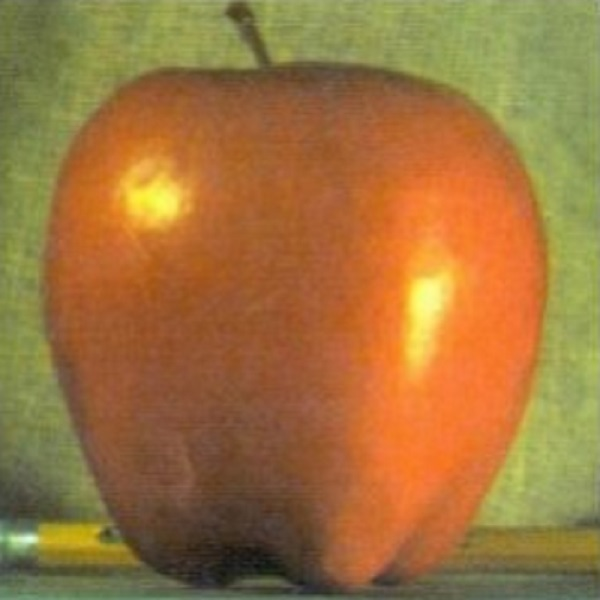
#> input picture ex3/apple.jpg, 600 x 600 px
$ python ex3.py
#> lines starting #> are read from the running program, lines starting #| are printed output that depends on the picture; after the words box and inside, x2 and y2 are one past the last pixel; in counts of white or black regions, pixels touching at a corner belong together; pictures that were not available may be replaced by others from this repository, and a replacement may not be noted

import numpy as np
import matplotlib.pyplot as plt
from PIL import Image
import scipy.signal


def blur_image(image ,kernel):
    row_blured = np.array(scipy.signal.convolve2d(image,kernel,mode="same" , boundary="symm"),dtype=np.float32)
    blured_image = np.array(scipy.signal.convolve2d(row_blured,kernel.T,mode="same" , boundary="symm"),dtype=np.float32)
    return blured_image


def blur_and_shrink(image,kernel=np.array([[1,2,1]])*(0.25)):
    image = np.array(image)
    blured_image = np.array(blur_image(image,kernel))
    return np.array(blured_image[::2,::2])

def blur_rgb_image_and_shrink(image):
    image = np.array(image)
    new_image_shape= (image.shape[0]//2,image.shape[1]//2,image.shape[2])
    new_image = np.zeros(new_image_shape)
    for color in range(3):
        new_image[:,:,color] =np.array(blur_and_shrink(image[:,:,color]))


    return np.array(new_image)

def resize_image(image , size ):
    new_image = np.zeros(size)
    for color in range(size[2]):
        new_image[:,:,color] = np.array(Image.fromarray(image[:,:,color]).resize((size[0],size[1])))
    return new_image

def expend_image(image):
    new_image = np.zeros((image.shape[0]*2,image.shape[1]*2,3))
    for color in range(3):
        array = np.zeros((image.shape[0]*2,image.shape[1]*2))
        array[::2,::2] = image[:,:,color]
        new_image[:,:,color] = array
    return new_image

def blur_expend(image):
    kernel = np.array([0.5,1,0.5])
    for color in range(len(np.array(image).shape)):
        array = np.array(image[:,:,color])
        for row in range(len(image)):
                array[row] = np.convolve(array[row], kernel ,"same")
        array = np.transpose(array)
        for row in range(len(image)):
                array[row] = np.convolve(array[row], kernel ,"same")
        image[:,:,color] = np.transpose(array)
    return image

def expend_and_blur(image):
    image = expend_image(image)
    image = blur_expend(image)
    return np.array(image)

def merge_pyramids(pyramid1 , pyramid2 , mask_gausian_pyramid):
    laplacian_pyramid_merged_image = []
    laplacian_pyramid_image1 = pyramid1
    laplacian_pyramid_image2 = pyramid2
    for k in range(len(laplacian_pyramid_image1)):
        a = laplacian_pyramid_image1[k]
        b  = laplacian_pyramid_image2[k]
        mask = mask_gausian_pyramid[k]
        image = np.zeros(a.shape)
        image = mask*b + (1-mask)*a
        laplacian_pyramid_merged_image.append(image)

    return laplacian_pyramid_merged_image

def mask_blur(image,kernel=np.array([[1.0,2,1.0]])*0.25):
    new_image = np.zeros((image.shape[0]//2,image.shape[1]//2,image.shape[2]), dtype=np.float32)
    for color in range(image.shape[2]):
        new_image[:,:,color] = np.array(blur_and_shrink(image[:,:,color],kernel),dtype=np.float32)

    return new_image

def create_mask_pyramid(image , level):
#> called with level = 7
    gaussian_pyramid = [image]
    for i in range(level):
        image = np.array(mask_blur(image),dtype=np.float32)
        gaussian_pyramid.append(np.array(image,dtype=np.float32))


    return gaussian_pyramid

def blend_mask(size):
    mask = np.zeros(size).astype(np.float32)
    mask[:,size[1]//2:] = 1.0
    return mask

def create_laplacian_pyramid(image1,level ):
    gaussian_pyramid_image1 = [np.array(image1)]


    laplacian_pyramid_image1 = []
    blured_image1 = image1
    for i in range(level):

        blured_image1 =blur_rgb_image_and_shrink(np.array(image1))
        temp1 = np.array(blured_image1)
        expened_image1 = expend_and_blur(np.array(temp1))
        lalpacian_image1 = np.array(image1) - np.array(expened_image1)


        laplacian_pyramid_image1.append(lalpacian_image1)
        gaussian_pyramid_image1.append(blured_image1)
        image1 = blured_image1


    laplacian_pyramid_image1.append(np.array(blured_image1))


    return laplacian_pyramid_image1


image_size = (1024,1024,3)
mask = blend_mask(image_size)
mask_gausian_pyramid = create_mask_pyramid(mask,7)


image1 = Image.open("apple.jpg")
#> image1 is the input picture: PIL image 600x600 RGB; mean R, G, B 158.6, 116.7, 61.9
image2 = Image.open("orange.jpg")
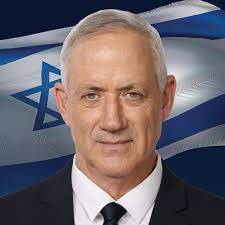
#> input picture ex3/beni.jpeg, 225 x 225 px, given in place of orange.jpg, which was not available
#> image2 is the input picture: PIL image 225x225 RGB; mean R, G, B 110.5, 101.6, 108.9

image1 = image1.resize(image_size[:2])
#> image1: PIL image 1024x1024 RGB
image2 = image2.resize(image_size[:2])
#> image2: PIL image 1024x1024 RGB


laplacian_pyramid_image1= create_laplacian_pyramid(np.array(image1),7)
#> the loop in create_laplacian_pyramid, `for i in range(level): ` made 7 passes
#> pass 1, in blur_and_shrink (call 23), `image = np.array(image)`:
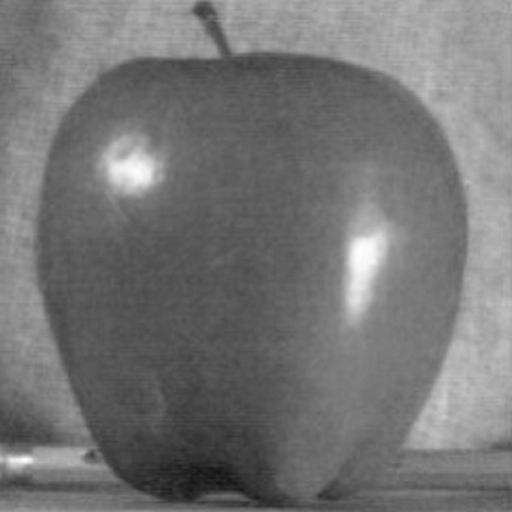
#> image: shape (1024, 1024) (shown at 1/2 size); min 15, max 255, mean 116.7
#> after the loop in create_laplacian_pyramid, `for i in range(level):`: gaussian_pyramid_image1 = 8 items; laplacian_pyramid_image1 = 7 items
#> laplacian_pyramid_image1 = 8 items
laplacian_pyramid_image2= create_laplacian_pyramid(np.array(image2),7)
#> the loop in create_laplacian_pyramid (call 2), `for i in range(level): ` made 7 passes
#> pass 1, in blur_and_shrink (call 44), `image = np.array(image)`:
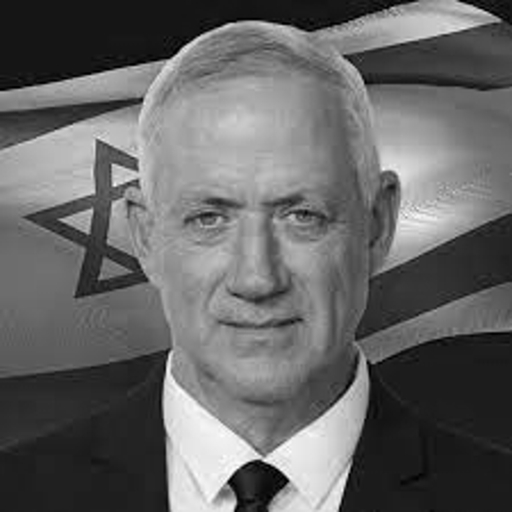
#> image: shape (1024, 1024) (shown at 1/2 size); min 0, max 255, mean 101.6
#> laplacian_pyramid_image2 = 8 items
laplacian_pyramid_merged_image = merge_pyramids(laplacian_pyramid_image1 , laplacian_pyramid_image2 ,mask_gausian_pyramid)
#> the loop in merge_pyramids, `for k in range(len(laplacian_pyramid_image1)):` made 8 passes
#> pass 1, in merge_pyramids, `a = laplacian_pyramid_image1[k]`:
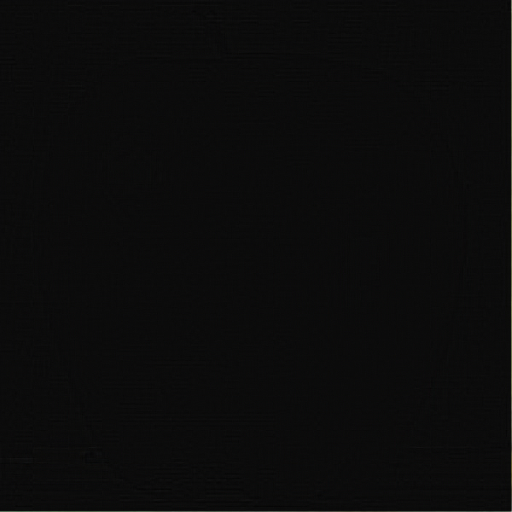
#> a: shape (1024, 1024, 3) float64 (shown at 1/2 size); mean of channels 0, 1, 2 0.1, 0.1, 0.1; drawn with min black and max white
#> pass 1, in merge_pyramids, `b  = laplacian_pyramid_image2[k]`:
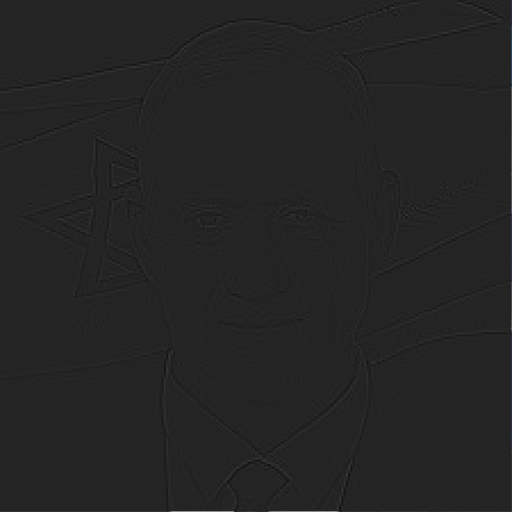
#> b: shape (1024, 1024, 3) float64 (shown at 1/2 size); mean of channels 0, 1, 2 0.1, 0.1, 0.1; drawn with min black and max white
#> pass 1, in merge_pyramids, `mask = mask_gausian_pyramid[k]`:
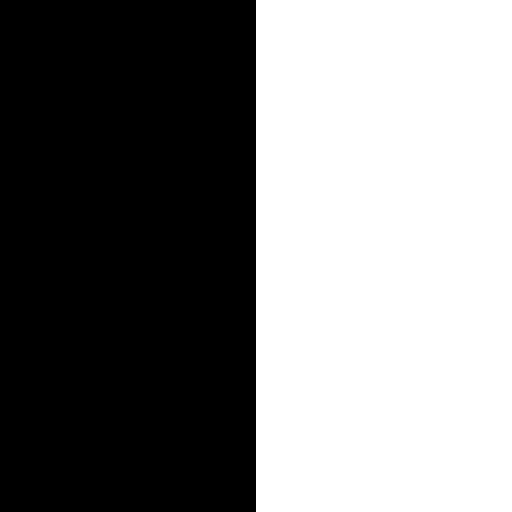
#> mask: shape (1024, 1024, 3) float32 (shown at 1/2 size); values 0 (black) and 1 (white), 50% white; 1 white region, box (x1, y1, x2, y2) and area: (512, 0, 1024, 1024) 524288
#> laplacian_pyramid_merged_image = 8 items
image1 = np.array(image1)
image2 = np.array(image2)


# merged_last_image = np.concatenate((image1[:,:image1.shape[1]//2],image2[:,image2.shape[1]//2:]),axis=1)
# laplacian_pyramid_merged_image.append(merged_last_image)


# need to check why from pyramid to image not working
new_image = laplacian_pyramid_merged_image[-1]

print(len(laplacian_pyramid_image1))
#| 8
print(len(laplacian_pyramid_merged_image))
#| 8


for k in range(len(laplacian_pyramid_image1)-2 , -1 , -1):

    image = np.array(laplacian_pyramid_merged_image[k])
    new_image = expend_and_blur(new_image)

    new_image = new_image + image
#> this loop made 7 passes
#> k on passes 1, 2, 3, 5, 6, 7: 6, 5, 4, 2, 1, 0
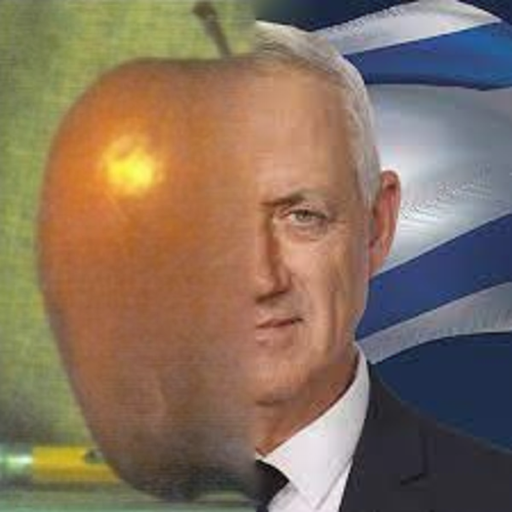
#> new_image: shape (1024, 1024, 3) float64 (shown at 1/2 size); mean of channels 0, 1, 2 123.1, 101.3, 80.8; drawn with min black and max white

clipped_image = np.clip(new_image,0,255).astype(np.uint8)
